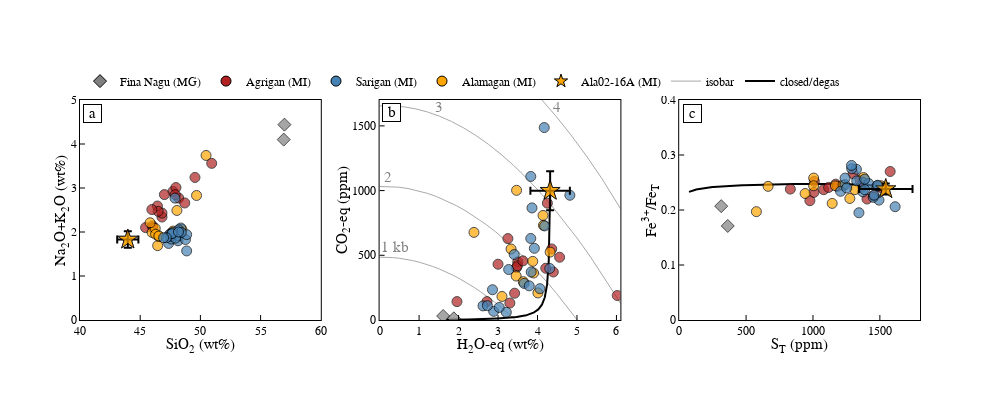

The notebook cell this image was saved under:
### Code cell
fig = make_subplots(rows=1, cols=3,
                   shared_yaxes = False, shared_xaxes = False,
                   vertical_spacing=0.08, horizontal_spacing=0.07)

data = my_analyses

# TAS
r = 1
c = 1
fig.add_trace(go.Scatter(mode = "markers", x=data["SiO2"], y=data["K2O"]+data["Na2O"], showlegend=False,
                         marker=dict(symbol=data["Symbol"], color=data["Colour"], line_color="black", size=data['Size'], line_width=1)), row = r, col = c)
fig.add_trace(go.Scatter(mode = "markers", x=[data.loc[29,"SiO2"]], y=[data.loc[29,"K2O"]+data.loc[29,"Na2O"]], showlegend=False,
                         error_x=dict(type='percent', value=2*100.*data.loc[29,"SiO2_sd"],visible=True),
                         error_y=dict(type='percent', value=2*100.*(data.loc[29,"Na2O_sd"]**2+data.loc[29,"K2O_sd"]**2.)**0.5,visible=True),
                         marker=dict(symbol=[data.loc[29,"Symbol"]], color=[data.loc[29,"Colour"]], line_color="black", size=[data.loc[29,'Size']], line_width=1)), row = r, col = c)
fig.update_xaxes(range = [40,60], dtick = 5, title = "SiO<sub>2</sub> (wt%)", row = r, col = c)
fig.update_yaxes(range = [0,5], dtick = 1, title = "Na<sub>2</sub>O+K<sub>2</sub>O (wt%)", row = r, col = c)
fig.add_annotation(x=41, y=4.7,text="a",showarrow=False, bordercolor = "black", bgcolor="white",
                   width=15, height=15,font=dict(color="black",size=15),textangle=0,  row = r, col = c)

# H2O-CO2
r = 1
c = 2
fig.add_trace(go.Scatter(mode = "lines", x=isobar1000["H2O_wtpc"], y=isobar1000["CO2_ppm"], line_color = "darkgrey", line_width = 1, showlegend=False,
                         line_dash = "solid"), row = r, col = c)
fig.add_trace(go.Scatter(mode = "lines", x=isobar2000["H2O_wtpc"], y=isobar2000["CO2_ppm"], line_color = "darkgrey", line_width = 1, showlegend=False, 
                         line_dash = "solid"), row = r, col = c)
fig.add_trace(go.Scatter(mode = "lines", x=isobar3000["H2O_wtpc"], y=isobar3000["CO2_ppm"], line_color = "darkgrey", line_width = 1, showlegend=False, 
                         line_dash = "solid"), row = r, col = c)
fig.add_trace(go.Scatter(mode = "lines", x=isobar4000["H2O_wtpc"], y=isobar4000["CO2_ppm"], line_color = "darkgrey", line_width = 1, showlegend=False, 
                         line_dash = "solid"), row = r, col = c)
fig.add_trace(go.Scatter(mode = "lines", x=degassing_closed_1['H2OT-eq_wtpc'], y=degassing_closed_1['CO2T-eq_ppmw'], line_color = "black", line_width = 2, showlegend=False, 
                         line_dash = "solid"), row = r, col = c)
fig.add_trace(go.Scatter(mode = "markers", x=data["H2O"], y=data["CO2ppm"], showlegend=False,
                         marker=dict(symbol=data["Symbol"], color=data["Colour"], line_color="black", size=data['Size'], line_width=1)), row = r, col = c)
fig.add_trace(go.Scatter(mode = "markers", x=[data.loc[29,"H2O"]], y=[data.loc[29,"CO2ppm"]], showlegend=False,
                         error_x=dict(type='constant', value=2.*data.loc[29,"H2O_sd"],visible=True),
                         error_y=dict(type='constant', value=2.*data.loc[29,"CO2ppm_sd"],visible=True),
                         marker=dict(symbol=[data.loc[29,"Symbol"]], color=[data.loc[29,"Colour"]], line_color="black", size=[data.loc[29,'Size']], line_width=1)), row = r, col = c)
fig.update_xaxes(range = [0,6.1], dtick = 1, title = "H<sub>2</sub>O-eq (wt%)", row = r, col = c)
fig.update_yaxes(range = [0,1700], dtick = 500, title = "CO<sub>2</sub>-eq (ppm)", row = r, col = c)
fig.add_annotation(x=0.3, y=1600,text="b",showarrow=False, bordercolor = "black", bgcolor="white",
                   width=15, height=15,font=dict(color="black",size=15),textangle=0,  row = r, col = c)
fig.add_annotation(x=0.4, y=560,text="1 kb",showarrow=False,font=dict(color="grey",size=15),textangle=0,  row = r, col = c)
fig.add_annotation(x=0.2, y=1100,text="2",showarrow=False,font=dict(color="grey",size=15),textangle=0,  row = r, col = c)
fig.add_annotation(x=1.5, y=1640,text="3",showarrow=False,font=dict(color="grey",size=15),textangle=0,  row = r, col = c)
fig.add_annotation(x=4.5, y=1640,text="4",showarrow=False,font=dict(color="grey",size=15),textangle=0,  row = r, col = c)

# S-Fe3+/FeT
r = 1
c = 3
fig.add_trace(go.Scatter(mode = "lines", x=degassing_closed_1['ST_ppmw'], y=degassing_closed_1['Fe3+/FeT'], line_color = "black", line_width = 2, showlegend=False,
                         line_dash = "solid"), row = r, col = c)
fig.add_trace(go.Scatter(mode = "markers", x=data["STppm"], y=data["Fe3FeT"], showlegend=False,
                         marker=dict(symbol=data["Symbol"], color=data["Colour"], line_color="black", size=data['Size'], line_width=1)), row = r, col = c)
fig.add_trace(go.Scatter(mode = "markers", x=[data.loc[29,"STppm"]], y=[data.loc[29,"Fe3FeT"]], showlegend=False,
                         error_x=dict(type='constant', value=2.*data.loc[29,"STppm_sd"],visible=True),
                         error_y=dict(type='constant', value=2.*data.loc[29,"Fe3FeT_sd"],visible=True),
                         marker=dict(symbol=[data.loc[29,"Symbol"]], color=[data.loc[29,"Colour"]], line_color="black", size=[data.loc[29,'Size']], line_width=1)), row = r, col = c)
fig.update_yaxes(range = [0,0.4], dtick = 0.1, title = "Fe<sup>3+</sup>/Fe<sub>T</sub>", row = r, col = c)
fig.update_xaxes(range = [0,1800], dtick = 500, title = "S<sub>T</sub> (ppm)", row = r, col = c)
fig.add_annotation(x=100, y=0.375,text="c",showarrow=False, bordercolor = "black", bgcolor="white",
                   width=15, height=15,font=dict(color="black",size=15),textangle=0,  row = r, col = c)

# create legend
fig.add_trace(go.Scatter(mode = "markers", x=[-1000,-1000], y=[-1000,-1000],
                         marker=dict(symbol="diamond", color="grey", line_color="black", size=10., line_width=1),
                         name="Fina Nagu (MG)"))
fig.add_trace(go.Scatter(mode = "markers", x=[-1000,-1000], y=[-1000,-1000],
                         marker=dict(symbol="circle", color="firebrick", line_color="black", size=10., line_width=1),
                         name="Agrigan (MI)"))
fig.add_trace(go.Scatter(mode = "markers", x=[-1000,-1000], y=[-1000,-1000],
                         marker=dict(symbol="circle", color="steelblue", line_color="black", size=10., line_width=1),
                         name="Sarigan (MI)"))
fig.add_trace(go.Scatter(mode = "markers", x=[-1000,-1000], y=[-1000,-1000],
                         marker=dict(symbol="circle", color="orange", line_color="black", size=10., line_width=1),
                         name="Alamagan (MI)"))
fig.add_trace(go.Scatter(mode = "markers", x=[-1000,-1000], y=[-1000,-1000],
                         marker=dict(symbol="star", color="orange", line_color="black", size=10., line_width=1),
                         name="Ala02-16A (MI)"))
fig.add_trace(go.Scatter(mode = "lines", x=[-1000,-1000], y=[-1000,-1000], line_color = "darkgrey", line_width = 1, 
                         line_dash = "solid", name="isobar"), row = r, col = c)
fig.add_trace(go.Scatter(mode = "lines", x=[-1000,-1000], y=[-1000,-1000], line_color = "black", line_width = 2, 
                         line_dash = "solid", name="closed/degas"), row = r, col = c)
fig.update_layout(legend=dict(
    orientation="h",
    yanchor="bottom",
    y=1.02,
    xanchor="left",
    x=0
))

fig.update_layout(height=400, width=1000, plot_bgcolor='rgb(255,255,255)', showlegend = True)

fig.update_xaxes(showline=True, linewidth=1, linecolor='black', mirror=True, 
                 ticks="inside", ticklen=5, title_standoff = 0, tickcolor="black",
                 title_font=dict(size=15, family='Helvetica', color='black'), 
                 tickfont=dict(family='Helvetica', color='black', size=12))
fig.update_yaxes(showline=True, linewidth=1, linecolor='black', mirror=True, 
                 ticks="inside", ticklen=5, title_standoff = 0, tickcolor="black",
                title_font=dict(size=15, family='Helvetica', color='black'), 
                 tickfont=dict(family='Helvetica', color='black', size=12))

fig.update_layout(font_family="Helvetica",font_color="black")

fig.show()

### Figure 1 — Plotly figure (JSON) as saved in the notebook; plotly's stock layout.template omitted (floating-point values rounded to 4 significant figures; data arrays with more than 128 entries replaced by an {"elided": "..."} marker saying what was removed)
{"data": [{"marker": {"color": ["grey", "grey", "firebrick", "firebrick", "firebrick", "firebrick", "firebrick", "firebrick", "firebrick", "firebrick", "firebrick", "firebrick", "firebrick", "firebrick", "firebrick", "firebrick", "firebrick", "firebrick", "orange", "orange", "orange", "orange", "orange", "orange", "orange", "orange", "orange", "orange", "orange", "orange", "orange", "steelblue", "steelblue", "steelblue", "steelblue", "steelblue", "steelblue", "steelblue", "steelblue", "steelblue", "steelblue", "steelblue", "steelblue", "steelblue", "steelblue", "steelblue", "steelblue", "steelblue", "steelblue", "steelblue", "steelblue"], "line": {"color": "black", "width": 1}, "size": [10, 10, 10, 10, 10, 10, 10, 10, 10, 10, 10, 10, 10, 10, 10, 10, 10, 10, 10, 10, 10, 10, 10, 10, 10, 10, 10, 10, 10, 15, 10, 10, 10, 10, 10, 10, 10, 10, 10, 10, 10, 10, 10, 10, 10, 10, 10, 10, 10, 10, 10], "symbol": ["diamond", "diamond", "circle", "circle", "circle", "circle", "circle", "circle", "circle", "circle", "circle", "circle", "circle", "circle", "circle", "circle", "circle", "circle", "circle", "circle", "circle", "circle", "circle", "circle", "circle", "circle", "circle", "circle", "circle", "star", "circle", "circle", "circle", "circle", "circle", "circle", "circle", "circle", "circle", "circle", "circle", "circle", "circle", "circle", "circle", "circle", "circle", "circle", "circle", "circle", "circle"]}, "mode": "markers", "showlegend": false, "type": "scatter", "x": [56.98, 56.92, 45.45, 48.2, 47.72, 47.97, 50.94, 48.7, 46.81, 47.01, 46.02, 46.81, 46.43, 47.91, 46.49, 46.06, 45.97, 49.55, 46.45, 50.47, 49.68, 48.46, 45.99, 48.05, 46.25, 46.54, 46.28, 46.55, 47.73, 43.97, 45.82, 48.14, 47.36, 47.57, 48.37, 47.45, 48.19, 48.19, 48.76, 48.86, 48.41, 48.86, 47.53, 47.93, 47.59, 47.71, 47.64, 47.18, 47.89, 46.94, 48.18], "xaxis": "x", "y": [4.44, 4.1, 2.1, 2.77, 2.92, 3.01, 3.56, 2.66, 2.34, 2.85, 2.14, 2.43, 2.59, 2.85, 2.47, 2.1, 2.51, 3.24, 1.69, 3.74, 2.83, 2.06, 1.99, 2.49, 2.08, 1.9, 1.95, 1.91, 2.02, 1.83, 2.21, 1.8, 1.74, 1.84, 2.09, 1.95, 2.05, 1.91, 1.83, 1.94, 1.99, 1.57, 1.9, 1.86, 1.97, 1.99, 1.96, 1.87, 2.77, 1.87, 2], "yaxis": "y"}, {"error_x": {"type": "percent", "value": 2, "visible": true}, "error_y": {"type": "percent", "value": 10.2, "visible": true}, "marker": {"color": ["orange"], "line": {"color": "black", "width": 1}, "size": [15], "symbol": ["star"]}, "mode": "markers", "showlegend": false, "type": "scatter", "x": [43.97], "xaxis": "x", "y": [1.83], "yaxis": "y"}, {"line": {"color": "darkgrey", "dash": "solid", "width": 1}, "mode": "lines", "showlegend": false, "type": "scatter", "x": [0, 0.1666, 0.3337, 0.5014, 0.6697, 0.8386, 1.008, 1.178, 1.349, 1.52, 1.692, 1.864, 2.037, 2.211, 2.385, 2.56, 2.735, 2.911, 3.088, 3.265, 3.443], "xaxis": "x2", "y": [485.5, 485.1, 482.3, 477.0, 469.3, 459.1, 446.4, 431.2, 413.5, 393.2, 370.4, 345.1, 317.2, 286.7, 253.7, 218.0, 179.7, 138.8, 95.18, 48.93, 0], "yaxis": "y2"}, {"line": {"color": "darkgrey", "dash": "solid", "width": 1}, "mode": "lines", "showlegend": false, "type": "scatter", "x": [0, 0.2387, 0.4785, 0.7196, 0.9618, 1.205, 1.45, 1.696, 1.943, 2.191, 2.441, 2.692, 2.944, 3.197, 3.452, 3.708, 3.965, 4.223, 4.483, 4.744, 5.007], "xaxis": "x2", "y": [1032.0, 1032.0, 1026.0, 1016.0, 1000.0, 979.2, 952.8, 921.1, 883.9, 841.3, 793.2, 739.5, 680.3, 615.4, 544.9, 468.6, 386.6, 298.7, 205.1, 105.5, 0], "yaxis": "y2"}, {"line": {"color": "darkgrey", "dash": "solid", "width": 1}, "mode": "lines", "showlegend": false, "type": "scatter", "x": [0, 0.2992, 0.6002, 0.9031, 1.208, 1.514, 1.823, 2.134, 2.446, 2.76, 3.077, 3.395, 3.716, 4.038, 4.363, 4.689, 5.018, 5.349, 5.682, 6.017, 6.355], "xaxis": "x2", "y": [1654.0, 1655.0, 1648.0, 1632.0, 1608.0, 1575.0, 1534.0, 1484.0, 1425.0, 1357.0, 1280.0, 1194.0, 1099.0, 995.2, 881.7, 758.8, 626.4, 484.4, 332.8, 171.3, 0], "yaxis": "y2"}, {"line": {"color": "darkgrey", "dash": "solid", "width": 1}, "mode": "lines", "showlegend": false, "type": "scatter", "x": [0, 0.3561, 0.7149, 1.076, 1.44, 1.807, 2.177, 2.549, 2.924, 3.302, 3.683, 4.066, 4.453, 4.842, 5.235, 5.631, 6.029, 6.431, 6.836, 7.244, 7.655], "xaxis": "x2", "y": [2361.0, 2364.0, 2355.0, 2334.0, 2300.0, 2255.0, 2197.0, 2126.0, 2043.0, 1947.0, 1838.0, 1716.0, 1581.0, 1432.0, 1269.0, 1093.0, 903.0, 698.8, 480.3, 247.5, 0], "yaxis": "y2"}, {"line": {"color": "black", "dash": "solid", "width": 2}, "mode": "lines", "showlegend": false, "type": "scatter", "x": {"elided": "298 float values"}, "xaxis": "x2", "y": {"elided": "298 float values"}, "yaxis": "y2"}, {"marker": {"color": ["grey", "grey", "firebrick", "firebrick", "firebrick", "firebrick", "firebrick", "firebrick", "firebrick", "firebrick", "firebrick", "firebrick", "firebrick", "firebrick", "firebrick", "firebrick", "firebrick", "firebrick", "orange", "orange", "orange", "orange", "orange", "orange", "orange", "orange", "orange", "orange", "orange", "orange", "orange", "steelblue", "steelblue", "steelblue", "steelblue", "steelblue", "steelblue", "steelblue", "steelblue", "steelblue", "steelblue", "steelblue", "steelblue", "steelblue", "steelblue", "steelblue", "steelblue", "steelblue", "steelblue", "steelblue", "steelblue"], "line": {"color": "black", "width": 1}, "size": [10, 10, 10, 10, 10, 10, 10, 10, 10, 10, 10, 10, 10, 10, 10, 10, 10, 10, 10, 10, 10, 10, 10, 10, 10, 10, 10, 10, 10, 15, 10, 10, 10, 10, 10, 10, 10, 10, 10, 10, 10, 10, 10, 10, 10, 10, 10, 10, 10, 10, 10], "symbol": ["diamond", "diamond", "circle", "circle", "circle", "circle", "circle", "circle", "circle", "circle", "circle", "circle", "circle", "circle", "circle", "circle", "circle", "circle", "circle", "circle", "circle", "circle", "circle", "circle", "circle", "circle", "circle", "circle", "circle", "star", "circle", "circle", "circle", "circle", "circle", "circle", "circle", "circle", "circle", "circle", "circle", "circle", "circle", "circle", "circle", "circle", "circle", "circle", "circle", "circle", "circle"]}, "mode": "markers", "showlegend": false, "type": "scatter", "x": [1.88, 1.61, 6.02, 4.4, 3.5, 3.42, 3.47, 1.96, 3.25, 2.72, 4.56, 3.49, 3, 3.3, 3.63, 4.25, 4.36, 4.21, 4.01, 3.1, 3.88, 3.9, 4.14, 3.46, 3.64, 3.33, 3.47, 4.15, 4.32, 4.32, 2.39, 2.86, 4.82, 3.66, 3.92, 3.84, 3.41, 2.89, 3.21, 2.62, 3.03, 2.73, 3.86, 3.27, 4.06, 4.18, 4.31, 3.83, 4.17, 3.83, 3.79], "xaxis": "x2", "y": [13, 31, 189, 371, 449, 207, 405, 142, 629, 142, 485, 419, 431, 131, 457, 903, 549, 400, 209, 182, 453, 363, 808, 340, 296, 549, 1002, 732, 525, 999, 677, 234, 964, 283, 554, 371, 506, 67, 60, 109, 97, 111, 866, 390, 242, 727, 398, 630, 1487, 1109, 264], "yaxis": "y2"}, {"error_x": {"type": "constant", "value": 0.5, "visible": true}, "error_y": {"type": "constant", "value": 150, "visible": true}, "marker": {"color": ["orange"], "line": {"color": "black", "width": 1}, "size": [15], "symbol": ["star"]}, "mode": "markers", "showlegend": false, "type": "scatter", "x": [4.32], "xaxis": "x2", "y": [999], "yaxis": "y2"}, {"line": {"color": "black", "dash": "solid", "width": 2}, "mode": "lines", "showlegend": false, "type": "scatter", "x": {"elided": "298 float values"}, "xaxis": "x3", "y": {"elided": "298 float values"}, "yaxis": "y3"}, {"marker": {"color": ["grey", "grey", "firebrick", "firebrick", "firebrick", "firebrick", "firebrick", "firebrick", "firebrick", "firebrick", "firebrick", "firebrick", "firebrick", "firebrick", "firebrick", "firebrick", "firebrick", "firebrick", "orange", "orange", "orange", "orange", "orange", "orange", "orange", "orange", "orange", "orange", "orange", "orange", "orange", "steelblue", "steelblue", "steelblue", "steelblue", "steelblue", "steelblue", "steelblue", "steelblue", "steelblue", "steelblue", "steelblue", "steelblue", "steelblue", "steelblue", "steelblue", "steelblue", "steelblue", "steelblue", "steelblue", "steelblue"], "line": {"color": "black", "width": 1}, "size": [10, 10, 10, 10, 10, 10, 10, 10, 10, 10, 10, 10, 10, 10, 10, 10, 10, 10, 10, 10, 10, 10, 10, 10, 10, 10, 10, 10, 10, 15, 10, 10, 10, 10, 10, 10, 10, 10, 10, 10, 10, 10, 10, 10, 10, 10, 10, 10, 10, 10, 10], "symbol": ["diamond", "diamond", "circle", "circle", "circle", "circle", "circle", "circle", "circle", "circle", "circle", "circle", "circle", "circle", "circle", "circle", "circle", "circle", "circle", "circle", "circle", "circle", "circle", "circle", "circle", "circle", "circle", "circle", "circle", "star", "circle", "circle", "circle", "circle", "circle", "circle", "circle", "circle", "circle", "circle", "circle", "circle", "circle", "circle", "circle", "circle", "circle", "circle", "circle", "circle", "circle"]}, "mode": "markers", "showlegend": false, "type": "scatter", "x": [362.8, 314.0, 1080.0, 830.7, 1352.0, 1370.0, 976.9, 1487.0, 1170, 1404, 1577, 1117, 1453, 1007, 1182, 1300, 1517, 1010, 1005.0, 577.0, 664.5, 1005.0, 1378.0, 1168.0, 1225.0, 941.4, 1276.0, 1313.0, 1510.0, 1544.0, 1144.0, 1325.0, 1375.0, 1239.0, 1417.0, 1327.0, 1373.0, 1206.0, 1252.0, 1386.0, 1387.0, 1290.0, 1240.0, 1288.0, 1493.0, 1479.0, 1451.0, 1484.0, 1344.0, 1614.0, 1457.0], "xaxis": "x3", "y": [0.171, 0.207, 0.237, 0.238, 0.254, 0.242, 0.217, 0.243, 0.247, 0.22, 0.27, 0.241, 0.226, 0.232, 0.243, 0.266, 0.24, 0.252, 0.258, 0.197, 0.243, 0.244, 0.259, 0.244, 0.245, 0.23, 0.221, 0.237, 0.244, 0.238, 0.212, 0.274, 0.25, 0.246, 0.248, 0.253, 0.233, 0.234, 0.24, 0.256, 0.237, 0.275, 0.258, 0.281, 0.218, 0.244, 0.223, 0.245, 0.195, 0.206, 0.227], "yaxis": "y3"}, {"error_x": {"type": "constant", "value": 200, "visible": true}, "error_y": {"type": "constant", "value": 0.01, "visible": true}, "marker": {"color": ["orange"], "line": {"color": "black", "width": 1}, "size": [15], "symbol": ["star"]}, "mode": "markers", "showlegend": false, "type": "scatter", "x": [1544.0], "xaxis": "x3", "y": [0.238], "yaxis": "y3"}, {"marker": {"color": "grey", "line": {"color": "black", "width": 1}, "size": 10, "symbol": "diamond"}, "mode": "markers", "name": "Fina Nagu (MG)", "type": "scatter", "x": [-1000, -1000], "y": [-1000, -1000]}, {"marker": {"color": "firebrick", "line": {"color": "black", "width": 1}, "size": 10, "symbol": "circle"}, "mode": "markers", "name": "Agrigan (MI)", "type": "scatter", "x": [-1000, -1000], "y": [-1000, -1000]}, {"marker": {"color": "steelblue", "line": {"color": "black", "width": 1}, "size": 10, "symbol": "circle"}, "mode": "markers", "name": "Sarigan (MI)", "type": "scatter", "x": [-1000, -1000], "y": [-1000, -1000]}, {"marker": {"color": "orange", "line": {"color": "black", "width": 1}, "size": 10, "symbol": "circle"}, "mode": "markers", "name": "Alamagan (MI)", "type": "scatter", "x": [-1000, -1000], "y": [-1000, -1000]}, {"marker": {"color": "orange", "line": {"color": "black", "width": 1}, "size": 10, "symbol": "star"}, "mode": "markers", "name": "Ala02-16A (MI)", "type": "scatter", "x": [-1000, -1000], "y": [-1000, -1000]}, {"line": {"color": "darkgrey", "dash": "solid", "width": 1}, "mode": "lines", "name": "isobar", "type": "scatter", "x": [-1000, -1000], "xaxis": "x3", "y": [-1000, -1000], "yaxis": "y3"}, {"line": {"color": "black", "dash": "solid", "width": 2}, "mode": "lines", "name": "closed/degas", "type": "scatter", "x": [-1000, -1000], "xaxis": "x3", "y": [-1000, -1000], "yaxis": "y3"}], "layout": {"annotations": [{"bgcolor": "white", "bordercolor": "black", "font": {"color": "black", "size": 15}, "height": 15, "showarrow": false, "text": "a", "textangle": 0, "width": 15, "x": 41, "xref": "x", "y": 4.7, "yref": "y"}, {"bgcolor": "white", "bordercolor": "black", "font": {"color": "black", "size": 15}, "height": 15, "showarrow": false, "text": "b", "textangle": 0, "width": 15, "x": 0.3, "xref": "x2", "y": 1600, "yref": "y2"}, {"font": {"color": "grey", "size": 15}, "showarrow": false, "text": "1 kb", "textangle": 0, "x": 0.4, "xref": "x2", "y": 560, "yref": "y2"}, {"font": {"color": "grey", "size": 15}, "showarrow": false, "text": "2", "textangle": 0, "x": 0.2, "xref": "x2", "y": 1100, "yref": "y2"}, {"font": {"color": "grey", "size": 15}, "showarrow": false, "text": "3", "textangle": 0, "x": 1.5, "xref": "x2", "y": 1640, "yref": "y2"}, {"font": {"color": "grey", "size": 15}, "showarrow": false, "text": "4", "textangle": 0, "x": 4.5, "xref": "x2", "y": 1640, "yref": "y2"}, {"bgcolor": "white", "bordercolor": "black", "font": {"color": "black", "size": 15}, "height": 15, "showarrow": false, "text": "c", "textangle": 0, "width": 15, "x": 100, "xref": "x3", "y": 0.375, "yref": "y3"}], "font": {"color": "black", "family": "Helvetica"}, "height": 400, "legend": {"orientation": "h", "x": 0, "xanchor": "left", "y": 1.02, "yanchor": "bottom"}, "plot_bgcolor": "rgb(255,255,255)", "showlegend": true, "width": 1000, "xaxis": {"anchor": "y", "domain": [0, 0.2867], "dtick": 5, "linecolor": "black", "linewidth": 1, "mirror": true, "range": [40, 60], "showline": true, "tickcolor": "black", "tickfont": {"color": "black", "family": "Helvetica", "size": 12}, "ticklen": 5, "ticks": "inside", "title": {"font": {"color": "black", "family": "Helvetica", "size": 15}, "standoff": 0, "text": "SiO<sub>2</sub> (wt%)"}}, "xaxis2": {"anchor": "y2", "domain": [0.3567, 0.6433], "dtick": 1, "linecolor": "black", "linewidth": 1, "mirror": true, "range": [0, 6.1], "showline": true, "tickcolor": "black", "tickfont": {"color": "black", "family": "Helvetica", "size": 12}, "ticklen": 5, "ticks": "inside", "title": {"font": {"color": "black", "family": "Helvetica", "size": 15}, "standoff": 0, "text": "H<sub>2</sub>O-eq (wt%)"}}, "xaxis3": {"anchor": "y3", "domain": [0.7133, 1], "dtick": 500, "linecolor": "black", "linewidth": 1, "mirror": true, "range": [0, 1800], "showline": true, "tickcolor": "black", "tickfont": {"color": "black", "family": "Helvetica", "size": 12}, "ticklen": 5, "ticks": "inside", "title": {"font": {"color": "black", "family": "Helvetica", "size": 15}, "standoff": 0, "text": "S<sub>T</sub> (ppm)"}}, "yaxis": {"anchor": "x", "domain": [0, 1], "dtick": 1, "linecolor": "black", "linewidth": 1, "mirror": true, "range": [0, 5], "showline": true, "tickcolor": "black", "tickfont": {"color": "black", "family": "Helvetica", "size": 12}, "ticklen": 5, "ticks": "inside", "title": {"font": {"color": "black", "family": "Helvetica", "size": 15}, "standoff": 0, "text": "Na<sub>2</sub>O+K<sub>2</sub>O (wt%)"}}, "yaxis2": {"anchor": "x2", "domain": [0, 1], "dtick": 500, "linecolor": "black", "linewidth": 1, "mirror": true, "range": [0, 1700], "showline": true, "tickcolor": "black", "tickfont": {"color": "black", "family": "Helvetica", "size": 12}, "ticklen": 5, "ticks": "inside", "title": {"font": {"color": "black", "family": "Helvetica", "size": 15}, "standoff": 0, "text": "CO<sub>2</sub>-eq (ppm)"}}, "yaxis3": {"anchor": "x3", "domain": [0, 1], "dtick": 0.1, "linecolor": "black", "linewidth": 1, "mirror": true, "range": [0, 0.4], "showline": true, "tickcolor": "black", "tickfont": {"color": "black", "family": "Helvetica", "size": 12}, "ticklen": 5, "ticks": "inside", "title": {"font": {"color": "black", "family": "Helvetica", "size": 15}, "standoff": 0, "text": "Fe<sup>3+</sup>/Fe<sub>T</sub>"}}}}
